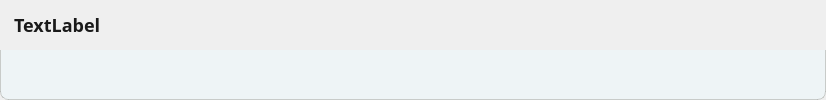
<?xml version="1.0" encoding="UTF-8"?>
<ui version="4.0">
 <class>ChecklistItem</class>
 <widget class="QWidget" name="ChecklistItem">
  <property name="geometry">
   <rect>
    <x>0</x>
    <y>0</y>
    <width>826</width>
    <height>100</height>
   </rect>
  </property>
  <property name="sizePolicy">
   <sizepolicy hsizetype="Preferred" vsizetype="Preferred">
    <horstretch>0</horstretch>
    <verstretch>0</verstretch>
   </sizepolicy>
  </property>
  <property name="windowTitle">
   <string>Form</string>
  </property>
  <property name="styleSheet">
   <string notr="true">#titleLabel {
	font-family: Open Sans;
	font-weight: 600;
	font-size: 18px;
	line-height: 26px;
	letter-spacing: 0%;
	background: transparent;
	color: #1A1A1A;
}

QPushButton {
	background: transparent;
	border: none;
}

#body {
    background-color: #EEF4F6;
    border: 1px solid #34343426;
    border-top: none;
	border-top-left-radius: 0px;
    border-top-right-radius: 0px;
    border-bottom-left-radius: 8px;
    border-bottom-right-radius: 8px;
}

QLabel {
	font-family: Open Sans;
	font-weight: 500;
	font-size: 16px;
	line-height: 24px;
	letter-spacing: 0%;
	background: transparent;
	color: #4D4D4D;
}</string>
  </property>
  <layout class="QVBoxLayout" name="verticalLayout">
   <property name="spacing">
    <number>0</number>
   </property>
   <property name="leftMargin">
    <number>0</number>
   </property>
   <property name="topMargin">
    <number>0</number>
   </property>
   <property name="rightMargin">
    <number>0</number>
   </property>
   <property name="bottomMargin">
    <number>0</number>
   </property>
   <item>
    <widget class="QWidget" name="header" native="true">
     <property name="sizePolicy">
      <sizepolicy hsizetype="Expanding" vsizetype="Fixed">
       <horstretch>0</horstretch>
       <verstretch>0</verstretch>
      </sizepolicy>
     </property>
     <property name="minimumSize">
      <size>
       <width>0</width>
       <height>50</height>
      </size>
     </property>
     <property name="maximumSize">
      <size>
       <width>16777215</width>
       <height>50</height>
      </size>
     </property>
     <layout class="QHBoxLayout" name="horizontalLayout">
      <property name="spacing">
       <number>10</number>
      </property>
      <property name="leftMargin">
       <number>14</number>
      </property>
      <property name="topMargin">
       <number>12</number>
      </property>
      <property name="rightMargin">
       <number>14</number>
      </property>
      <property name="bottomMargin">
       <number>12</number>
      </property>
      <item>
       <widget class="QLabel" name="titleLabel">
        <property name="sizePolicy">
         <sizepolicy hsizetype="Expanding" vsizetype="Preferred">
          <horstretch>0</horstretch>
          <verstretch>0</verstretch>
         </sizepolicy>
        </property>
        <property name="text">
         <string>TextLabel</string>
        </property>
       </widget>
      </item>
      <item>
       <widget class="QPushButton" name="menuButton">
        <property name="minimumSize">
         <size>
          <width>20</width>
          <height>20</height>
         </size>
        </property>
        <property name="maximumSize">
         <size>
          <width>20</width>
          <height>20</height>
         </size>
        </property>
        <property name="text">
         <string/>
        </property>
        <property name="icon">
         <iconset resource="../../../../../Resources/Resources.qrc">
          <normaloff>:/images/Automations/cell_header_menu.png</normaloff>:/images/Automations/cell_header_menu.png</iconset>
        </property>
       </widget>
      </item>
      <item>
       <widget class="QPushButton" name="toggleButton">
        <property name="sizePolicy">
         <sizepolicy hsizetype="Fixed" vsizetype="Fixed">
          <horstretch>0</horstretch>
          <verstretch>0</verstretch>
         </sizepolicy>
        </property>
        <property name="minimumSize">
         <size>
          <width>20</width>
          <height>20</height>
         </size>
        </property>
        <property name="maximumSize">
         <size>
          <width>20</width>
          <height>20</height>
         </size>
        </property>
        <property name="text">
         <string/>
        </property>
        <property name="icon">
         <iconset resource="../../../../../Resources/Resources.qrc">
          <normaloff>:/images/chevron-down.svg</normaloff>:/images/chevron-down.svg</iconset>
        </property>
       </widget>
      </item>
     </layout>
    </widget>
   </item>
   <item>
    <widget class="QWidget" name="body" native="true">
     <property name="sizePolicy">
      <sizepolicy hsizetype="Expanding" vsizetype="Preferred">
       <horstretch>0</horstretch>
       <verstretch>0</verstretch>
      </sizepolicy>
     </property>
     <property name="minimumSize">
      <size>
       <width>0</width>
       <height>0</height>
      </size>
     </property>
    </widget>
   </item>
  </layout>
 </widget>
 <resources>
  <include location="../../../../../Resources/Resources.qrc"/>
 </resources>
 <connections/>
</ui>
